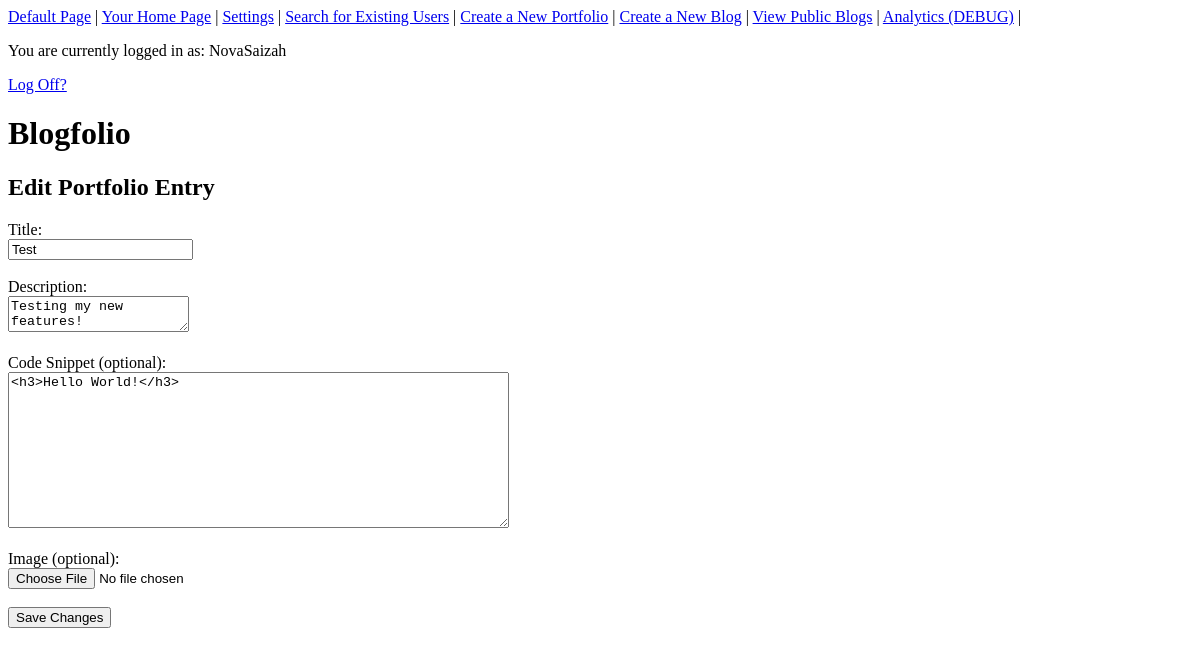
/portfolio/edit/1 (signed in), run on an earlier commit of the app's database.
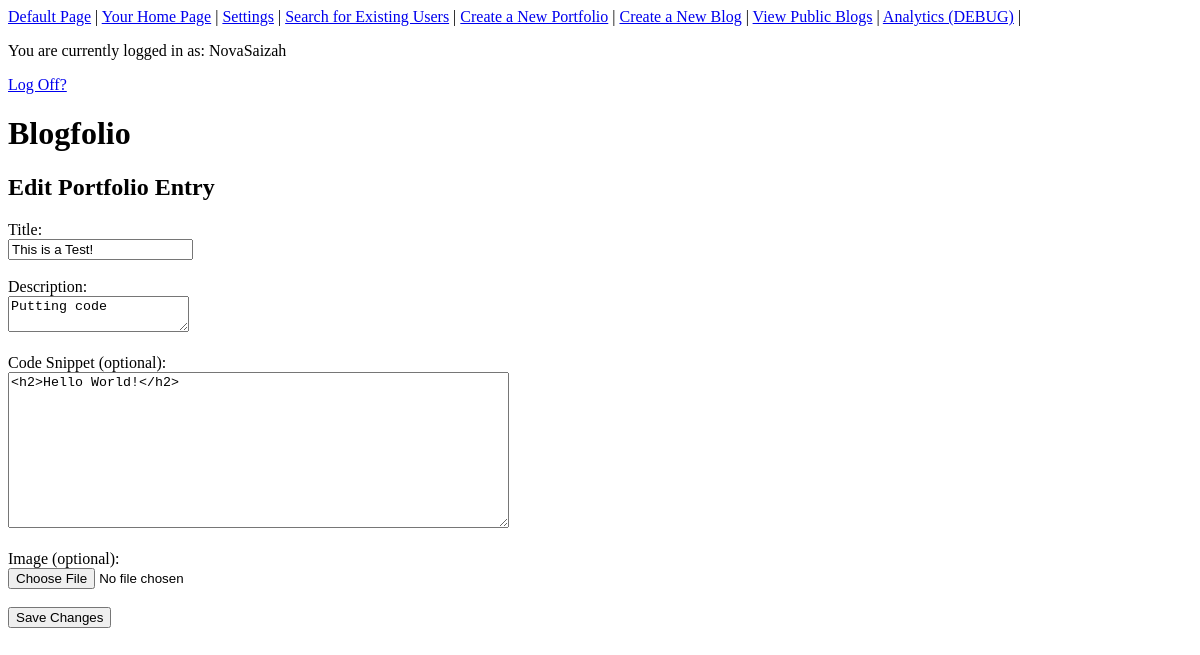
And on a later commit of the database.
### app.py (models this page shows)
class Portfolio(db.Model):
    PortfolioID = db.Column(db.Integer, primary_key=True)
    Title = db.Column(db.String(100), nullable=False)
    Description = db.Column(db.Text, nullable=False)
    CodeSnippet = db.Column(db.Text, nullable=True)  # Optional
    ImagePath = db.Column(db.String, nullable=True)  # Optional
    Timestamp = db.Column(db.DateTime, default=datetime.utcnow)
    UserID = db.Column(db.Integer, db.ForeignKey('users.id'), nullable=False)
    author = db.relationship('Users', backref='portfolio')

### app.py (the view, shortened to what this page needs)
@app.route('/portfolio/edit/<int:portfolio_id>', methods=['GET', 'POST'])
@login_required
def edit_portfolio(portfolio_id):
    portfolio = Portfolio.query.get_or_404(portfolio_id)
    if portfolio.UserID != current_user.id and not current_user.is_admin:
        abort(403)
    return render_template('edit_portfolio.html', portfolio=portfolio)

### app.py (called while the page is built)
@login_manager.user_loader
def load_user(user_id):
    return Users.query.get(int(user_id))

### templates/edit_portfolio.html (shortened to what this page needs)
{% extends "base.html" %}
{% block content %}
<h2>Edit Portfolio Entry</h2>
<form method="POST" enctype="multipart/form-data">
    <label>Title:</label><br>
    <input type="text" name="title" value="{{ portfolio.Title }}" required><br><br>
    <label>Description:</label><br>
    <textarea name="description" required>{{ portfolio.Description }}</textarea><br><br>
    <label>Code Snippet (optional):</label><br>
    <textarea name="code" rows="10" cols="60">{{ portfolio.CodeSnippet }}</textarea><br><br>
    <label>Image (optional):</label><br>
    <input type="file" name="image"><br><br>
    <button type="submit">Save Changes</button>
</form>
{% endblock %}

What changed in the data, as far as the page shows it:
changed Portfolio: title "Test" → "This is a Test!"; description "Testing my new features!" → "Putting code"; code "<h3>Hello World!</h3>" → "<h2>Hello World!</h2>"
